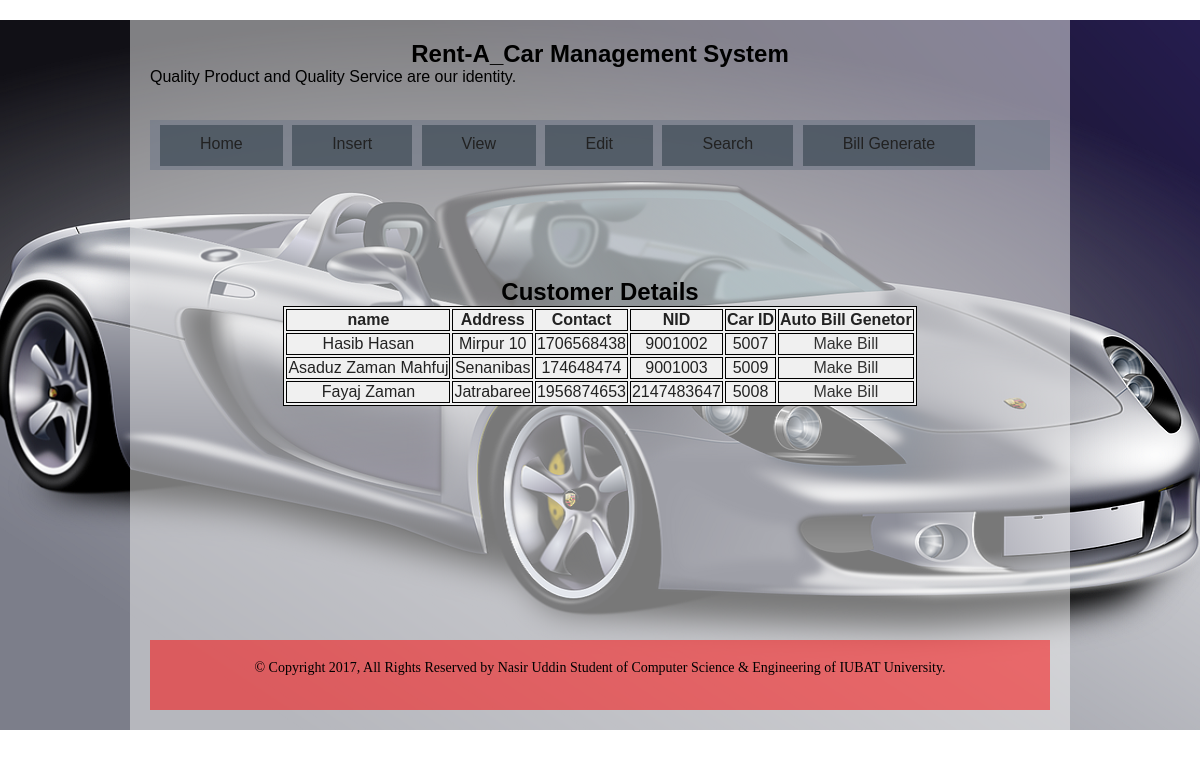
/CustomerInfo.php, run on the app's committed database.
### tables this page shows
CREATE TABLE `customer` (
  `custonerName` varchar(100) NOT NULL,
  `customerAddress` varchar(100) NOT NULL,
  `customerContact` int(40) NOT NULL,
  `customerNID` int(40) NOT NULL,
  `car_id` int(11) NOT NULL
);

### CustomerInfo.php (the view, shortened to what this page needs)
<!DOCTYPE html>
<html lang="en">
<head>
	<link rel="stylesheet" href="css/normalize.css">
	<link rel="stylesheet" href="style.css">
</head>
<body>
	<div class="web">
		<div class="mid">
           <?php include_once("header.php");?>
           <br>
           <br>
           <br>
           <br>
           <br>
           <br>
       <h2 >Customer Details</h2>
    <?php
    $conn =new mysqli('localhost', 'root', '', 'db_mid_term');
   $sql = "select * FROM Customer";
   $result = $conn->query($sql);
   if ($result->num_rows > 0) {
       echo "<table align='center'><tr><th>name</th><th>Address</th><th>Contact</th><th>NID</th><th>Car ID</th><th>Auto Bill Genetor</th></tr>";
       while($row = $result->fetch_assoc()) {
           echo "<tr><td>" . $row["custonerName"]. "</td><td>" . $row["customerAddress"]. " </td><td>" . $row["customerContact"]. "</td><td>" . $row["customerNID"]. "</td><td>" . $row["car_id"]. "</td><td><a href=DateInsert.php?id=".$row["customerNID"].">Make Bill</a></td></tr>";
       }
       echo "</table>";
   } else {
       echo "0 results";
   }
   ?><br><br>
   <br>
   <br>
   <br>
   <br>
   <br>
   <br>
   <br>
   <br>
   <br>
   <br>
   <br>
   <?php include_once("Footer.php");?>
</div>
</div>
</body>
</html>

### style.css (style rules this page uses)
.web { margin-top: 15px; background-image: url('images/Car2.png'); background-attachment: fixed; background-position: center; }
.mid { width: 900px; height: auto; background: rgba(240, 240, 240, .5); padding: 20px; margin: 20px auto; }
.bill table tr,th,td { border: 1px solid black; }

### CustomerInfo.php (style rules this page uses)
table, th, td { border: 1px solid black; text-align:center; color: #222; background-color: rgba(240, 240, 240, 1); }
h2 { text-align: center; }

### data on the page
customer: custonerName "Hasib Hasan", customerAddress "Mirpur 10", customerContact "1706568438", customerNID "9001002", car "5007"
customer: custonerName "Asaduz Zaman Mahfuj", customerAddress "Senanibas", customerContact "174648474", customerNID "9001003", car "5009"
customer: custonerName "Fayaj Zaman", customerAddress "Jatrabaree", customerContact "1956874653", customerNID "2147483647", car "5008"
